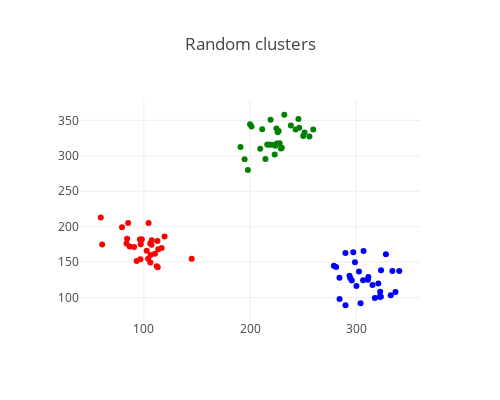

This figure's notebook cell:
### Markdown cell above
The figure object is created at the end.

### Code cell
trace = dict(
    type= 'scatter',
    x= table.Xf,
    y= table.Yf,
    marker= dict(color=table.color),
    mode= 'markers',
)

data = [trace]

layout = dict(
    title= 'Random clusters',
    width= 500,
    height= 400,
)

fig = dict(
    data= data,
    layout= layout,
)

py.offline.iplot(fig)

### Figure 1 — Plotly figure (JSON) as saved in the notebook; plotly's stock layout.template omitted (floating-point values rounded to 4 significant figures)
{"data": [{"marker": {"color": ["red", "red", "red", "red", "red", "red", "red", "red", "red", "red", "red", "red", "red", "red", "red", "red", "red", "red", "red", "red", "red", "red", "red", "red", "red", "red", "red", "red", "red", "red", "green", "green", "green", "green", "green", "green", "green", "green", "green", "green", "green", "green", "green", "green", "green", "green", "green", "green", "green", "green", "green", "green", "green", "green", "green", "green", "green", "green", "green", "green", "blue", "blue", "blue", "blue", "blue", "blue", "blue", "blue", "blue", "blue", "blue", "blue", "blue", "blue", "blue", "blue", "blue", "blue", "blue", "blue", "blue", "blue", "blue", "blue", "blue", "blue", "blue", "blue", "blue", "blue"]}, "mode": "markers", "type": "scatter", "uid": "a88ecce2-c811-11e8-9eee-712fd924069c", "x": [90.76, 84.19, 112.1, 116.7, 97.94, 104.0, 86.57, 106.3, 112.8, 113.0, 59.39, 106.1, 102.7, 110.4, 107.4, 96.3, 119.5, 104.4, 145.0, 60.73, 83.67, 97.84, 93.25, 107.2, 113.6, 106.0, 97.06, 79.43, 96.73, 85.19, 224.9, 223.2, 198.0, 255.9, 214.5, 251.4, 230.0, 250.1, 227.9, 227.0, 211.4, 217.7, 200.0, 242.9, 238.4, 216.2, 246.3, 229.1, 191.0, 232.3, 259.5, 201.4, 220.5, 245.6, 225.2, 226.1, 194.9, 209.6, 219.3, 223.9, 279.0, 311.0, 300.2, 328.0, 281.1, 284.2, 306.9, 334.0, 315.3, 340.5, 302.6, 332.5, 322.0, 323.2, 317.5, 337.0, 294.5, 297.2, 295.8, 311.4, 323.4, 289.8, 306.5, 284.3, 289.9, 298.8, 322.6, 293.6, 304.1, 320.8], "y": [171.4, 182.9, 144.3, 170.0, 181.8, 154.6, 172.2, 160.1, 179.8, 142.9, 213.1, 149.3, 166.1, 161.7, 180.9, 181.8, 186.1, 205.3, 154.9, 174.8, 176.1, 181.9, 151.6, 174.5, 168.2, 176.1, 175.4, 199.4, 154.2, 205.3, 338.5, 301.8, 279.8, 327.2, 295.4, 333.0, 311.4, 328.0, 317.7, 334.9, 337.6, 315.7, 344.5, 337.0, 342.7, 316.1, 339.6, 310.3, 312.3, 358.0, 337.0, 341.5, 315.6, 351.9, 317.5, 333.2, 295.0, 310.0, 351.1, 314.1, 144.8, 125.2, 116.2, 161.0, 143.1, 128.0, 165.7, 137.3, 117.6, 137.6, 136.7, 103.1, 100.9, 101.0, 99.51, 107.8, 127.1, 163.9, 124.1, 129.0, 138.4, 162.8, 124.5, 97.89, 89.12, 149.9, 108.2, 130.6, 91.98, 119.7]}], "layout": {"height": 400, "title": "Random clusters", "width": 500, "xaxis": {"autorange": true, "range": [39.84, 360.1], "type": "linear"}, "yaxis": {"autorange": true, "range": [68.3, 378.8], "type": "linear"}}}
